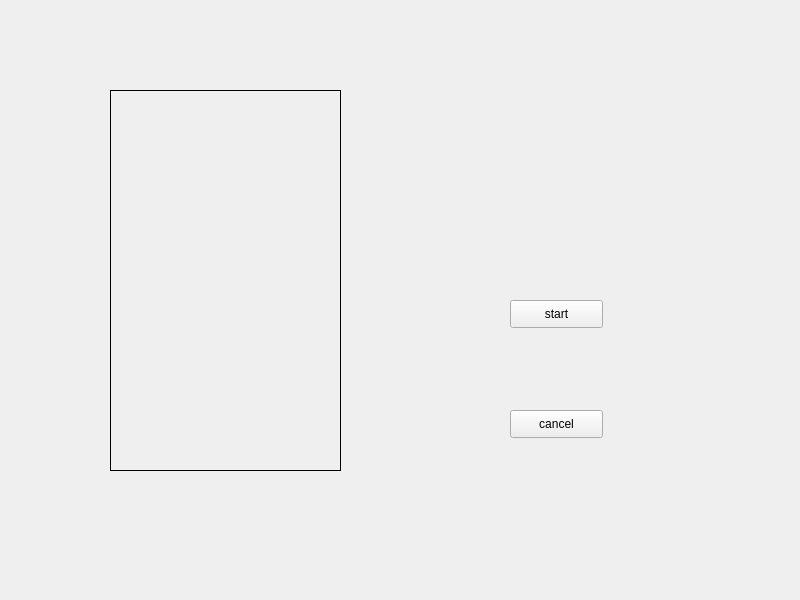
<?xml version="1.0" encoding="UTF-8"?>
<ui version="4.0">
 <class>MainWindow</class>
 <widget class="QMainWindow" name="MainWindow">
  <property name="geometry">
   <rect>
    <x>0</x>
    <y>0</y>
    <width>800</width>
    <height>600</height>
   </rect>
  </property>
  <property name="minimumSize">
   <size>
    <width>800</width>
    <height>600</height>
   </size>
  </property>
  <property name="windowTitle">
   <string>MainWindow</string>
  </property>
  <widget class="QWidget" name="centralwidget">
   <widget class="QLabel" name="label">
    <property name="geometry">
     <rect>
      <x>110</x>
      <y>90</y>
      <width>231</width>
      <height>381</height>
     </rect>
    </property>
    <property name="frameShape">
     <enum>QFrame::Box</enum>
    </property>
    <property name="text">
     <string/>
    </property>
    <property name="textFormat">
     <enum>Qt::PlainText</enum>
    </property>
   </widget>
   <widget class="QPushButton" name="cancel">
    <property name="geometry">
     <rect>
      <x>510</x>
      <y>410</y>
      <width>93</width>
      <height>28</height>
     </rect>
    </property>
    <property name="text">
     <string>cancel</string>
    </property>
   </widget>
   <widget class="QPushButton" name="start">
    <property name="geometry">
     <rect>
      <x>510</x>
      <y>300</y>
      <width>93</width>
      <height>28</height>
     </rect>
    </property>
    <property name="text">
     <string>start</string>
    </property>
   </widget>
  </widget>
 </widget>
 <resources/>
 <connections/>
</ui>
